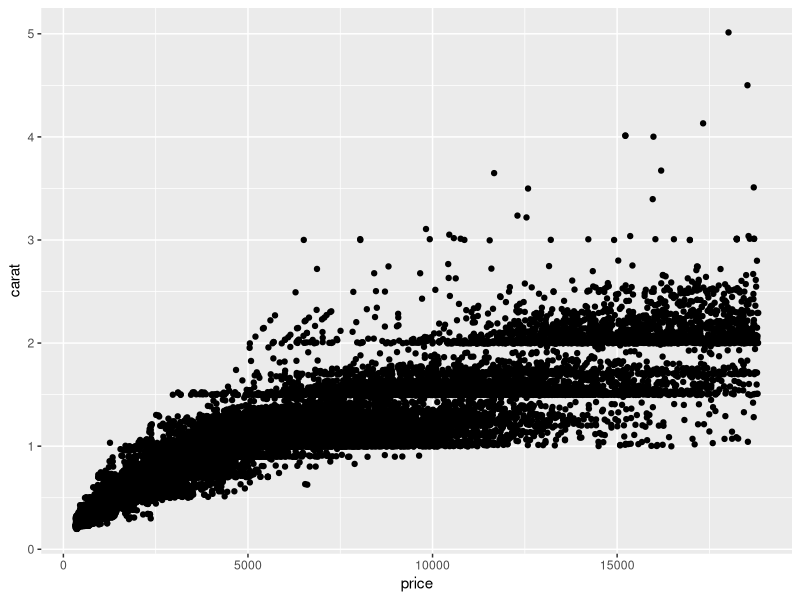
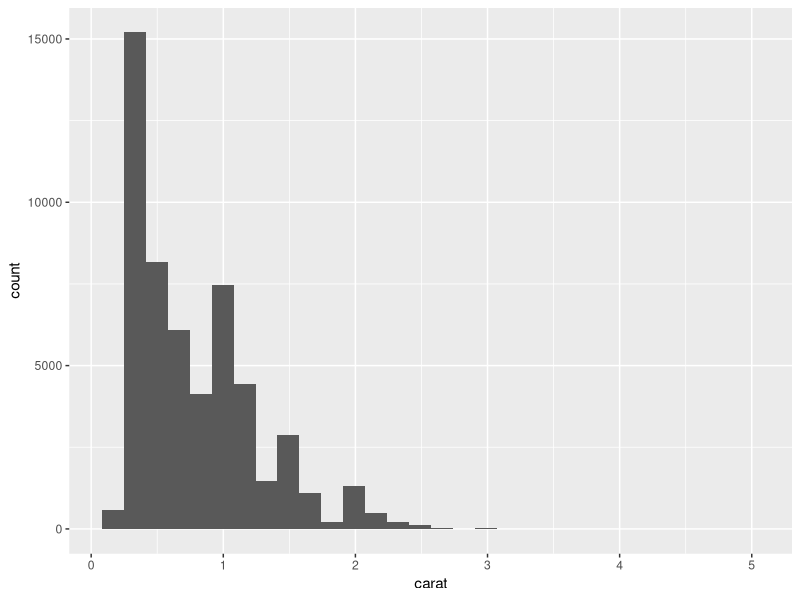

Recreate these plots in R, in order.
## ---- chunk 1
library(tidyverse)
library(skimr)
library(GGally)
## ---- chunk 2
view(diamonds)
## ---- chunk 3
names(diamonds)
dim(diamonds)
summary(diamonds)
head(diamonds)
tail(diamonds)
skimr::skim(diamonds)
## ---- chunk 4
c <- GGally::ggpairs(diamonds)
## ---- chunk 5
ggplot(data= diamonds, aes(x= price, y= carat))+
       geom_jitter()
## ---- chunk 6
ggplot(data= diamonds, aes(x=carat))+
       geom_histogram()
